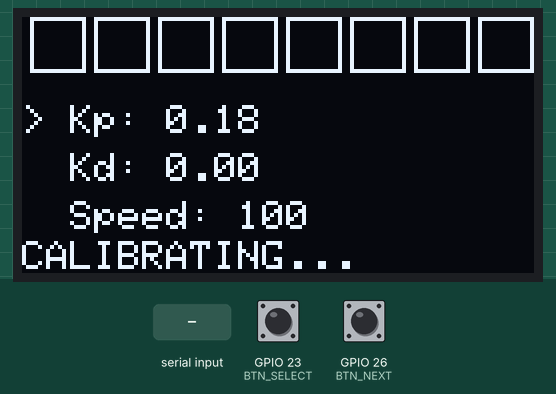
A sketch run on a simulated ESP32. Shown: 128×64 one-colour display. The inputs (shaded band) are chosen by the test bench; at power-on: GPIO 23 (BTN_SELECT) HIGH, GPIO 26 (BTN_NEXT) HIGH. EEPROM starts erased.

Above: at 1.2 s.
1.3 s: GPIO 23 (BTN_SELECT) pulled LOW for 0.15 s
At 2.2 s:
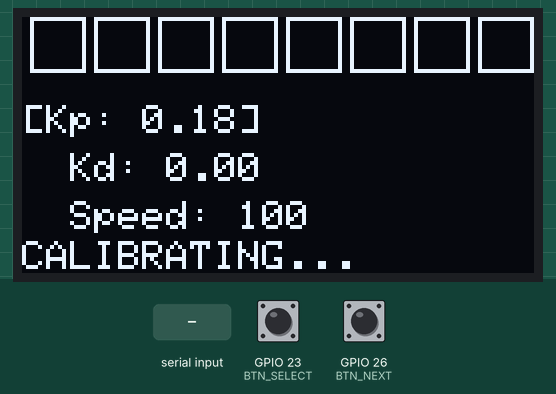
3.0 s: "H,45\n" received over the second serial link
At 3.7 s:
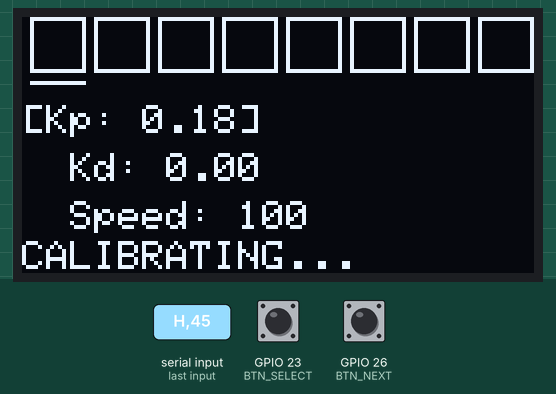
4.5 s: GPIO 26 (BTN_NEXT) pulled LOW for 0.15 s
At 5.8 s:
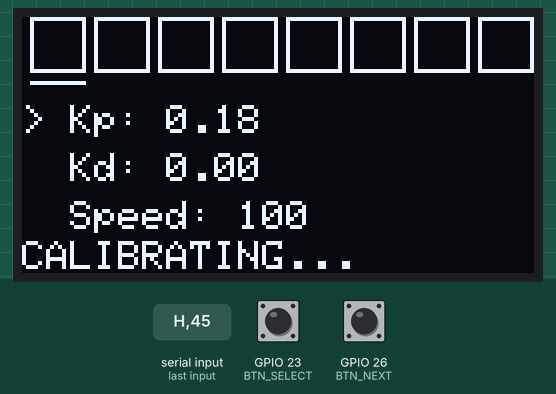
6.2 s: GPIO 26 (BTN_NEXT) pulled LOW for 0.15 s
At 7.1 s:
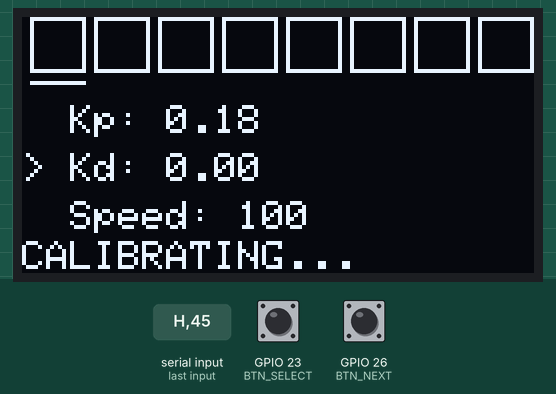
7.9 s: GPIO 23 (BTN_SELECT) pulled LOW for 0.15 s
At 8.4 s:
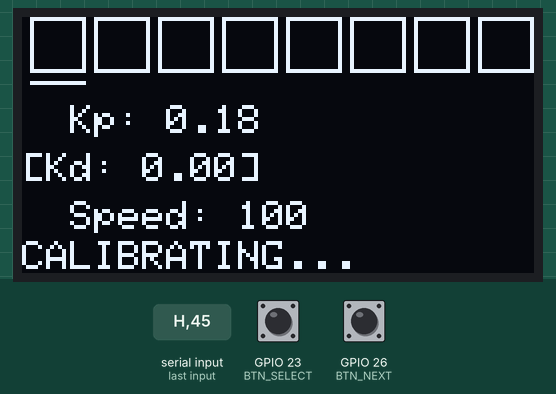
9.6 s: "D,45\n" received over the second serial link
At 11.1 s:
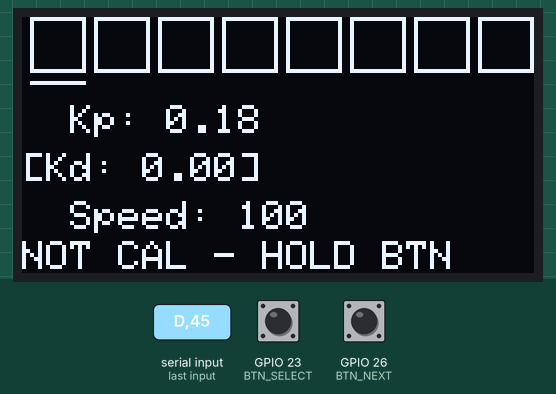
Timing chart, 0 to 12.1 s (numbered marks = the images above; inputs shaded):
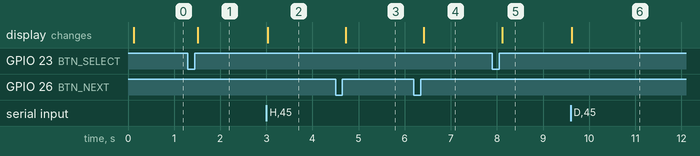

The sketch:

oled_controller.ino
```cpp
// Runs on the SECOND ESP32 - replaces the WiFi web UI with a 0.96" SSD1306
// OLED + 2 push buttons (or a jumper wire touched to GND, electrically the
// same thing on an INPUT_PULLUP pin). No WiFi at all.
//
// Wiring (common GND with the main ESP required):
//   OLED   SDA = GPIO21   SCL = GPIO22   (I2C)
//   Button NEXT   = GPIO26
//   Button SELECT = GPIO23
//   UART   TX = GPIO19  ---->  Main ESP  RX2 = GPIO4
//   UART   RX = GPIO18  <----  Main ESP  TX2 = GPIO27
//
// UI is a small 2-button menu over 3 items (Kp, Kd, Speed):
//   MENU mode  - NEXT: move the highlighted item to the next one (wraps
//                       Kp -> Kd -> Speed -> Kp -> ...)
//                SELECT: enter EDIT mode on the highlighted item
//   EDIT mode  - SELECT: increase that item's value, wrapping back to its
//                        minimum once past the max
//                NEXT: back out to MENU mode (without changing item)
//   Either button, LONG-PRESSED (>=600ms): toggle Start/Stop, regardless
//   of MENU/EDIT mode.
//
// Each button pin is wired to GND through the switch (or jumper) and uses
// INPUT_PULLUP, so a press reads LOW.
//
// Library needed: "Adafruit SSD1306" (and its dependency "Adafruit GFX
// Library") - install both via Library Manager.

#include <Wire.h>
#include <Adafruit_GFX.h>
#include <Adafruit_SSD1306.h>
#include <Preferences.h>

// Persists Kp/Kd/Speed to flash (NVS) so they survive a power cycle.
// botRunning is intentionally NOT persisted - always boot stopped, so the
// bot never powers on already "running" from before it lost power.
Preferences prefs;

#define SCREEN_WIDTH 128
#define SCREEN_HEIGHT 64
#define OLED_RESET -1
#define OLED_ADDR 0x3C
Adafruit_SSD1306 display(SCREEN_WIDTH, SCREEN_HEIGHT, &Wire, OLED_RESET);

const int BTN_NEXT = 26;
const int BTN_SELECT = 23;

const unsigned long DEBOUNCE_MS = 40;
const unsigned long LONG_PRESS_MS = 600;

HardwareSerial UARTLink(2); // RX=18, TX=19 (avoids 16/17 - see line_follower.ino wiring notes)

// Live-tunable values, cycled by the buttons and forwarded to the main ESP.
int masterSpeed = 100;
float Kp = 0.18;
float Kd = 0.0;
bool botRunning = false;

// Cycling ranges/steps - wraps back to the lower bound once past the max.
const int SPEED_MIN = 60, SPEED_MAX = 255, SPEED_STEP = 10;
const float KP_MIN = 0.00f, KP_MAX = 0.30f, KP_STEP = 0.02f;
const float KD_MIN = 0.00f, KD_MAX = 3.00f, KD_STEP = 0.10f;

bool isCalibrated = false;   // last known state from main ESP
bool remoteRunning = false;  // last confirmed run state from main ESP

// Menu state: which of the 3 items is highlighted/being edited, and whether
// we're currently browsing the menu or editing the highlighted item.
enum UIMode { MODE_MENU, MODE_EDIT };
UIMode uiMode = MODE_MENU;
int selectedVar = 0; // 0 = Kp, 1 = Kd, 2 = Speed

const int NUM_SENSORS = 8;
int sensorValues[NUM_SENSORS] = {0}; // latest normalized (0=white..1000=black) readings

// Post-calibration sensor health (from the one-shot "H,.." report): flags a
// sensor whose calibration sweep spread was too small - loose wire, dead
// sensor, or it just never got swept over the line - before you commit to a
// race run on faith that all 8 sensors are actually working.
const int MIN_HEALTHY_SPREAD = 300; // raw ADC counts; tune if it misfires
bool sensorHealthy[NUM_SENSORS] = {true, true, true, true, true, true, true, true};
bool healthReportReceived = false;

char uartBuffer[96];
int uartLen = 0;

bool displayDirty = true;      // redraw requested (button press or new data)
unsigned long lastDisplayDraw = 0;

// -------------------------------------------------------------
// Button handling: a short press drives the menu/edit navigation (see
// loop()), while a long press on either button toggles start/stop instead.
// Each button gets its own small debounced state machine.
// -------------------------------------------------------------
struct ButtonState {
  int pin;
  bool lastStable = true;   // true = released (pulled up)
  bool lastRaw = true;
  unsigned long lastChangeTime = 0;
  unsigned long pressStartTime = 0;
};

ButtonState btnNext = { BTN_NEXT };
ButtonState btnSelect = { BTN_SELECT };

void cycleKp() {
  Kp += KP_STEP;
  if (Kp > KP_MAX + 0.001f) Kp = KP_MIN;
  displayDirty = true;
}

void cycleKd() {
  Kd += KD_STEP;
  if (Kd > KD_MAX + 0.001f) Kd = KD_MIN;
  displayDirty = true;
}

void cycleSpeed() {
  masterSpeed += SPEED_STEP;
  if (masterSpeed > SPEED_MAX) masterSpeed = SPEED_MIN;
  displayDirty = true;
}

// Increases whichever of the 3 items is currently highlighted/being edited.
void incrementSelected() {
  switch (selectedVar) {
    case 0: cycleKp(); break;
    case 1: cycleKd(); break;
    case 2: cycleSpeed(); break;
  }
  saveSettings();
}

void loadSettings() {
  prefs.begin("linefollow", false);
  masterSpeed = prefs.getInt("speed", masterSpeed);
  Kp = prefs.getFloat("kp", Kp);
  Kd = prefs.getFloat("kd", Kd);
}

void saveSettings() {
  prefs.putInt("speed", masterSpeed);
  prefs.putFloat("kp", Kp);
  prefs.putFloat("kd", Kd);
}

void nextMenuItem() {
  selectedVar = (selectedVar + 1) % 3;
  displayDirty = true;
}

void toggleRun() {
  if (!isCalibrated) return; // ignore start attempts before calibration finishes
  botRunning = !botRunning;
  displayDirty = true;
}

// Long press when NOT calibrated (initial boot sweep failed, or never ran)
// re-triggers calibration on the main ESP instead of start/stop - otherwise
// there is no way to recover from a failed calibration without a power cycle.
unsigned long calRequestedAt = 0;
bool calInFlight = false;
const unsigned long CAL_TIMEOUT_MS = 9000; // main ESP calibrates for 8s

void requestCalibration() {
  UARTLink.println("CAL");
  calRequestedAt = millis();
  calInFlight = true;
  displayDirty = true;
}

// Immediately stops the bot, bypassing the normal long-press timing -
// pressing both buttons together is a deliberate, hard-to-trigger-by-
// accident panic stop for if the bot goes off-track toward something it
// shouldn't.
void emergencyStop() {
  botRunning = false;
  displayDirty = true;
}

// Returns true exactly once per completed short press (release before
// LONG_PRESS_MS). Long presses are reported via `longPressOut`.
bool pollButton(ButtonState &b, bool &longPressOut) {
  longPressOut = false;
  bool raw = digitalRead(b.pin); // HIGH = released, LOW = pressed

  if (raw != b.lastRaw) {
    b.lastChangeTime = millis();
    b.lastRaw = raw;
  }

  if ((millis() - b.lastChangeTime) > DEBOUNCE_MS && raw != b.lastStable) {
    b.lastStable = raw;
    if (raw == LOW) {
      // just pressed
      b.pressStartTime = millis();
    } else {
      // just released - decide short vs long press
      unsigned long heldFor = millis() - b.pressStartTime;
      if (heldFor >= LONG_PRESS_MS) {
        longPressOut = true;
      } else {
        return true; // short press
      }
    }
  }
  return false;
}

// -------------------------------------------------------------
// UART: same "C,<speed>,<kp>,<kd>,<run>\n" / "S,.." / "D,.." protocol as
// the WiFi version used, so the main ESP (line_follower.ino) needs no
// changes at all.
// -------------------------------------------------------------
void sendCommand() {
  UARTLink.print("C,");
  UARTLink.print(masterSpeed);
  UARTLink.print(",");
  UARTLink.print(Kp, 3);
  UARTLink.print(",");
  UARTLink.print(Kd, 3);
  UARTLink.print(",");
  UARTLink.println(botRunning ? 1 : 0);
}

void handleUARTLine(char* line) {
  if (line[0] == 'S' && line[1] == ',') {
    char* save;
    char* tok = strtok_r(line + 2, ",", &save);
    if (!tok) return;
    int cal = atoi(tok);

    tok = strtok_r(NULL, ",", &save);
    if (!tok) return;
    int run = atoi(tok);

    isCalibrated = (cal == 1);
    remoteRunning = (run == 1);
    calInFlight = false; // got a fresh status: calibration attempt is over
    displayDirty = true;
  } else if (line[0] == 'D' && line[1] == ',') {
    char* save;
    char* tok = strtok_r(line + 2, ",", &save);
    int i = 0;
    while (tok && i < NUM_SENSORS) {
      sensorValues[i++] = atoi(tok);
      tok = strtok_r(NULL, ",", &save);
    }
    displayDirty = true;
  } else if (line[0] == 'H' && line[1] == ',') {
    char* save;
    char* tok = strtok_r(line + 2, ",", &save);
    int i = 0;
    while (tok && i < NUM_SENSORS) {
      sensorHealthy[i++] = (atoi(tok) >= MIN_HEALTHY_SPREAD);
      tok = strtok_r(NULL, ",", &save);
    }
    healthReportReceived = true;
    displayDirty = true;
  }
}

void readUARTStatus() {
  while (UARTLink.available()) {
    char c = UARTLink.read();
    if (c == '\n') {
      uartBuffer[uartLen] = '\0';
      handleUARTLine(uartBuffer);
      uartLen = 0;
    } else if (c != '\r') {
      if (uartLen < (int)sizeof(uartBuffer) - 1) {
        uartBuffer[uartLen++] = c;
      } else {
        uartLen = 0; // overflow guard: discard oversized/garbled line
      }
    }
  }
}

// -------------------------------------------------------------
// OLED drawing: 8 black/white boxes for the sensor line (no numeric
// values), plus the current Kp/Kd/Speed/run-state below.
// -------------------------------------------------------------
void drawDisplay() {
  display.clearDisplay();

  // 8 sensor boxes, left-to-right = D1..D8, filled = line detected (black),
  // outline-only = no line (white). Same detection threshold as the main
  // ESP's noise filter (normVal < 200 is treated as no-line).
  const int boxW = 14, boxH = 14, gap = 2, startX = 2, startY = 0;
  for (int i = 0; i < NUM_SENSORS; i++) {
    int x = startX + i * (boxW + gap);
    bool lineHere = sensorValues[i] > 500;
    if (lineHere) {
      display.fillRect(x, startY, boxW, boxH, SSD1306_WHITE);
    } else {
      display.drawRect(x, startY, boxW, boxH, SSD1306_WHITE);
    }
    // Thin underline marks a sensor flagged unhealthy by the post-calibration
    // spread check - stays visible during the run as a standing reminder.
    if (healthReportReceived && !sensorHealthy[i]) {
      display.drawLine(x, startY + boxH + 2, x + boxW - 1, startY + boxH + 2, SSD1306_WHITE);
    }
  }

  display.setTextSize(1);
  display.setTextColor(SSD1306_WHITE);

  // Menu list: a ">" marks the highlighted item in MENU mode, or the item
  // is wrapped in [brackets] while actively being edited in EDIT mode.
  const char* labels[3] = {"Kp: ", "Kd: ", "Speed: "};
  int rowY[3] = {22, 34, 46};
  for (int i = 0; i < 3; i++) {
    display.setCursor(0, rowY[i]);
    bool isSelected = (i == selectedVar);
    bool editingThis = isSelected && (uiMode == MODE_EDIT);

    display.print(editingThis ? "[" : (isSelected ? "> " : "  "));
    display.print(labels[i]);
    switch (i) {
      case 0: display.print(Kp, 2); break;
      case 1: display.print(Kd, 2); break;
      case 2: display.print(masterSpeed); break;
    }
    if (editingThis) display.print("]");
  }

  display.setCursor(0, 56);
  if (!isCalibrated) {
    if (calInFlight && millis() - calRequestedAt < CAL_TIMEOUT_MS) {
      display.print("CALIBRATING...");
    } else {
      display.print("NOT CAL - HOLD BTN");
    }
  } else if (remoteRunning) {
    display.print("RUNNING");
  } else {
    display.print("READY / PAUSED");
  }

  display.display();
}

void setup() {
  Serial.begin(115200);
  UARTLink.begin(115200, SERIAL_8N1, 18, 19); // RX=GPIO18, TX=GPIO19

  loadSettings(); // restore Kp/Kd/Speed saved before the last power-off

  pinMode(BTN_NEXT, INPUT_PULLUP);
  pinMode(BTN_SELECT, INPUT_PULLUP);

  Wire.begin(21, 22); // SDA=GPIO21, SCL=GPIO22

  if (!display.begin(SSD1306_SWITCHCAPVCC, OLED_ADDR)) {
    Serial.println("OLED init failed");
    while (true) delay(1000);
  }
  display.clearDisplay();
  display.display();

  sendCommand(); // push the restored Kp/Kd/Speed to the main ESP right away

  // Main ESP auto-calibrates for ~8s right at its own power-on; assume it's
  // doing so now so the display doesn't briefly show "NOT CAL - HOLD BTN"
  // during that legitimate boot sweep.
  calRequestedAt = millis();
  calInFlight = true;
}

void loop() {
  readUARTStatus();

  // Check the physical both-buttons-together panic stop BEFORE the normal
  // debounced short/long logic below, and keep it in effect (suppressing
  // whatever short/long press that same hold would otherwise register) until
  // both buttons have been fully released - otherwise releasing them (after
  // holding long enough for the panic stop) would immediately look like a
  // completed long-press on whichever button lifts first, re-toggling the
  // bot right back on.
  static bool emergencyLatched = false;
  bool nextRaw = digitalRead(BTN_NEXT);     // HIGH = released, LOW = pressed
  bool selectRaw = digitalRead(BTN_SELECT);
  bool bothPressed = (nextRaw == LOW) && (selectRaw == LOW);
  bool bothReleased = (nextRaw == HIGH) && (selectRaw == HIGH);

  static bool wasBothPressed = false;
  if (bothPressed && !wasBothPressed) {
    emergencyStop();
    sendCommand();
    emergencyLatched = true;
  }
  wasBothPressed = bothPressed;
  if (emergencyLatched && bothReleased) {
    emergencyLatched = false;
  }

  bool nextLong, selectLong;
  bool nextShort = pollButton(btnNext, nextLong);
  bool selectShort = pollButton(btnSelect, selectLong);

  if (!emergencyLatched) {
    if (nextLong || selectLong) {
      // Either button, long-pressed: start/stop when calibrated, or
      // (re)trigger calibration when not - regardless of menu/edit mode.
      if (isCalibrated) {
        toggleRun();
        sendCommand();
      } else {
        requestCalibration();
      }
    } else {
      if (nextShort) {
        if (uiMode == MODE_MENU) {
          nextMenuItem();
        } else {
          uiMode = MODE_MENU; // back out of editing without changing item
          displayDirty = true;
        }
      }

      if (selectShort) {
        if (uiMode == MODE_MENU) {
          uiMode = MODE_EDIT;
          displayDirty = true;
        } else {
          incrementSelected();
          sendCommand();
        }
      }
    }
  }

  if (displayDirty && millis() - lastDisplayDraw > 100) {
    drawDisplay();
    lastDisplayDraw = millis();
    displayDirty = false;
  }
}
```

Measured:
- after the input at 1.3 s, the display: changes after 0.22 s (image 1)
- after the input at 3.0 s, the display: changes at once (image 2)
- after the input at 4.5 s, the display: changes after 0.22 s (image 3)
- after the input at 6.2 s, the display: changes after 0.22 s (image 4)
- after the input at 7.9 s, the display: changes after 0.22 s (image 5)
- after the input at 9.6 s, the display: changes at once (image 6)
